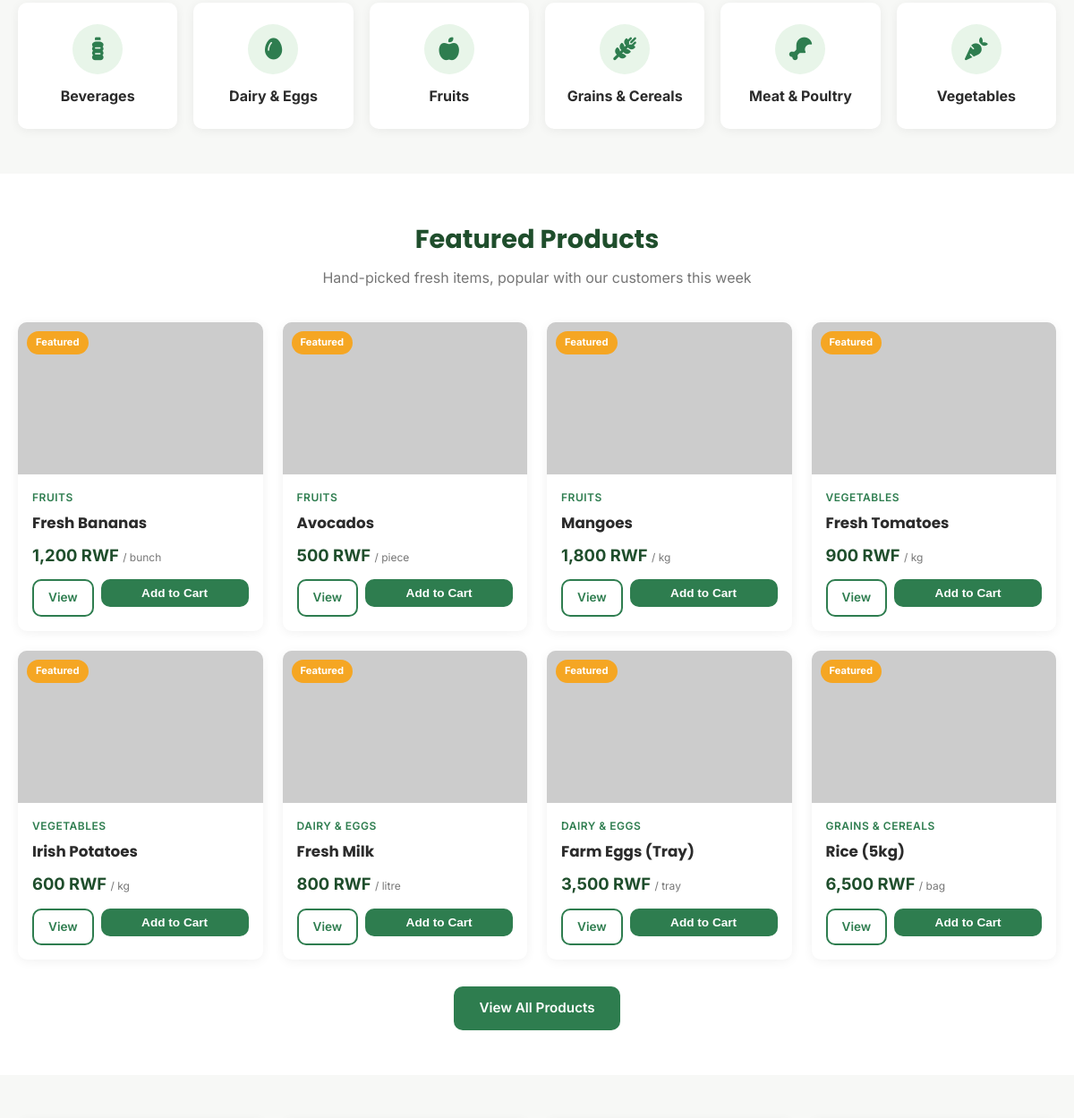
Before: / (middle part) with the older database file.
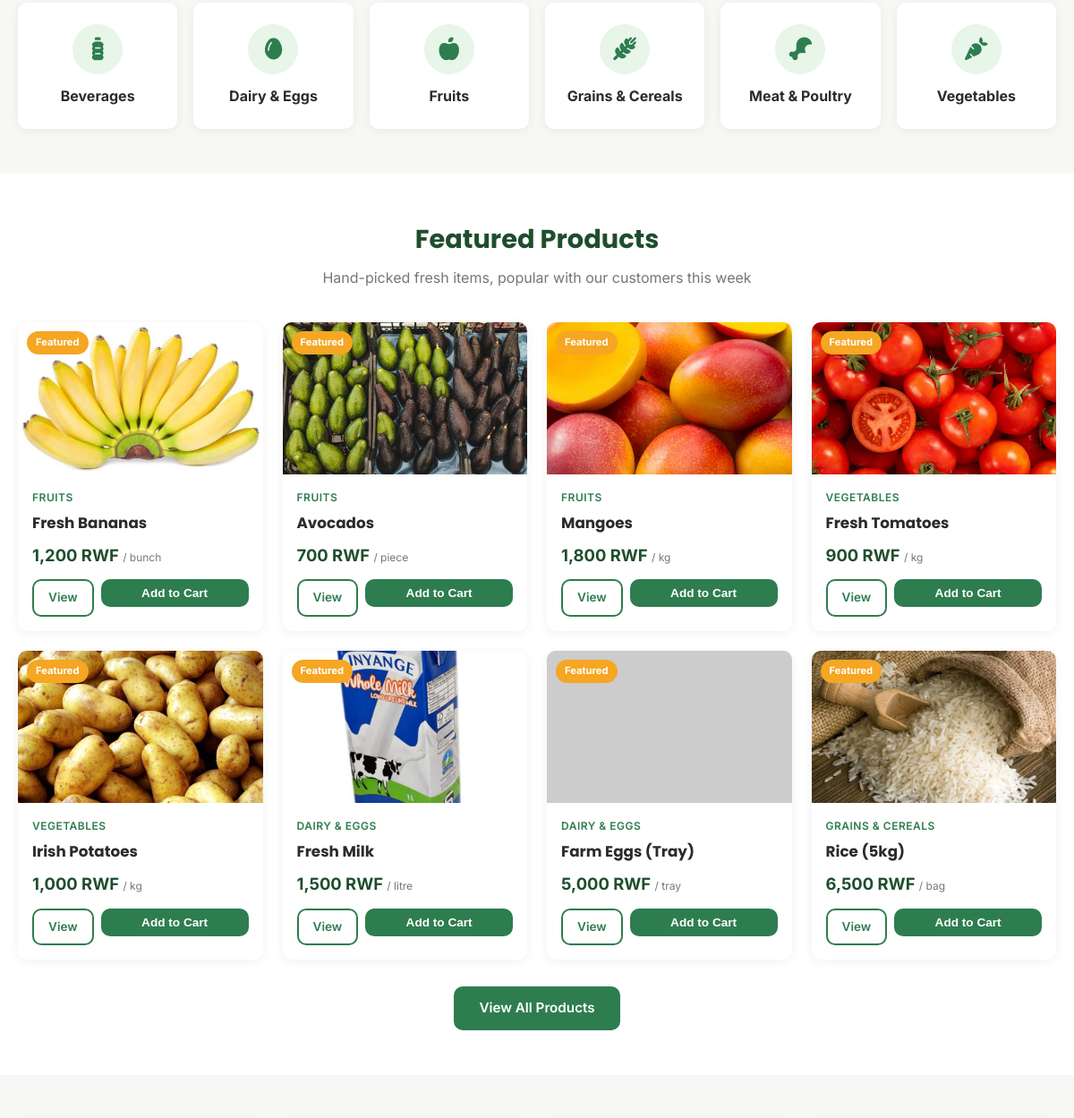
After: the same page with the newer database file.
### tables this page shows
CREATE TABLE `categories` (
  `category_id` int(11) NOT NULL,
  `name` varchar(100) NOT NULL,
  `slug` varchar(100) NOT NULL,
  `description` text DEFAULT NULL,
  `image` varchar(255) DEFAULT NULL,
  `created_at` timestamp NOT NULL DEFAULT current_timestamp()
);

CREATE TABLE `products` (
  `product_id` int(11) NOT NULL,
  `category_id` int(11) NOT NULL,
  `name` varchar(150) NOT NULL,
  `slug` varchar(150) NOT NULL,
  `description` text DEFAULT NULL,
  `price` decimal(10,2) NOT NULL,
  `unit` varchar(30) DEFAULT 'kg',
  `stock_quantity` int(11) NOT NULL DEFAULT 0,
  `image` varchar(255) DEFAULT NULL,
  `is_featured` tinyint(1) DEFAULT 0,
  `status` enum('active','inactive') DEFAULT 'active',
  `created_at` timestamp NOT NULL DEFAULT current_timestamp(),
  `updated_at` timestamp NOT NULL DEFAULT current_timestamp() ON UPDATE current_timestamp()
);

### includes/functions.php (called while the page is built, shortened)
<?php
function formatPrice($amount) {
    return number_format($amount, 0) . ' RWF';
}
function e($value) {
    return htmlspecialchars($value ?? '', ENT_QUOTES, 'UTF-8');
}

### index.php (the view, shortened to what this page needs)
<?php
$baseUrl = '';
require_once __DIR__ . '/includes/functions.php';
$stmt = $pdo->prepare("SELECT p.*, c.name AS category_name FROM products p
                        JOIN categories c ON p.category_id = c.category_id
                        WHERE p.is_featured = 1 AND p.status = 'active'
                        ORDER BY p.created_at DESC LIMIT 8");
$stmt->execute();
$featuredProducts = $stmt->fetchAll();
$categories = $pdo->query("SELECT * FROM categories ORDER BY name")->fetchAll();
$categoryIcons = [
    'fruits' => 'fa-apple-whole',
    'vegetables' => 'fa-carrot',
    'dairy-eggs' => 'fa-egg',
    'grains-cereals' => 'fa-wheat-awn',
    'beverages' => 'fa-bottle-water',
    'meat-poultry' => 'fa-drumstick-bite',
];
require_once __DIR__ . '/includes/header.php';
?>
<section class="section" id="categories">
    <div class="container">
        <div class="category-grid">
            <?php foreach ($categories as $cat): ?>
                <a href="products.php?category=<?= e($cat['slug']) ?>" class="category-card">
                    <div class="icon"><i class="fa-solid <?= $categoryIcons[$cat['slug']] ?? 'fa-store' ?>"></i></div>
                    <h3><?= e($cat['name']) ?></h3>
                </a>
            <?php endforeach; ?>
        </div>
    </div>
</section>
<section class="section" style="background:var(--white);">
    <div class="container">
        <h2 class="section-title">Featured Products</h2>
        <p class="section-subtitle">Hand-picked fresh items, popular with our customers this week</p>
        <div class="product-grid">
            <?php foreach ($featuredProducts as $product): ?>
                <div class="product-card">
                    <span class="badge-featured">Featured</span>
                    <img src="/assets/images/products/<?= e($product['image']) ?>" alt="<?= e($product['name']) ?>" class="product-img"
                         onerror="this.src='https://placehold.co/300x200/e8f5e9/2e7d4f?text=<?= urlencode($product['name']) ?>'">
                    <div class="product-info">
                        <span class="product-category"><?= e($product['category_name']) ?></span>
                        <h3 class="product-name"><?= e($product['name']) ?></h3>
                        <div class="product-price"><?= formatPrice($product['price']) ?> <small>/ <?= e($product['unit']) ?></small></div>
                        <div class="product-actions">
                            <a href="product-detail.php?slug=<?= e($product['slug']) ?>" class="btn btn-outline btn-sm">View</a>
                            <form action="cart.php" method="post">
                                <button type="submit" class="btn btn-primary btn-sm btn-block">Add to Cart</button>
                            </form>
                        </div>
                    </div>
                </div>
            <?php endforeach; ?>
        </div>
        <div style="text-align:center; margin-top:30px;">
            <a href="products.php" class="btn btn-primary">View All Products</a>
        </div>
    </div>
</section>
<section class="section">
</section>
<?php require_once __DIR__ . '/includes/footer.php'; ?>

### includes/header.php (shortened to what this page needs)
<?php
require_once __DIR__ . '/functions.php';
?>
<!DOCTYPE html>
<html lang="en">
<head>
    <link rel="stylesheet" href="https://cdnjs.cloudflare.com/ajax/libs/font-awesome/6.5.1/css/all.min.css">
    <link rel="stylesheet" href="<?= isset($baseUrl) ? $baseUrl : '' ?>assets/css/style.css">
</head>
<body>

### includes/footer.php (shortened to what this page needs)
</body>
</html>

### assets/css/style.css (style rules this page uses)
:root { --green-dark: #1f4e2c; --green: #2e7d4f; --green-light: #e8f5e9; --accent: #f5a623; --accent-dark: #d6890a; --gray-100: #f7f8f6; --gray-200: #ececec; --gray-500: #767676; --gray-800: #2b2b2b; --white: #ffffff; --radius: 10px; --shadow: 0 2px 12px rgba(0,0,0,0.06); --shadow-md: 0 6px 24px rgba(0,0,0,0.10); --font-heading: 'Poppins', 'Segoe UI', sans-serif; --font-body: 'Inter', 'Segoe UI', sans-serif; }
* { margin: 0; padding: 0; box-sizing: border-box; }
body { font-family: var(--font-body); color: var(--gray-800); background: var(--gray-100); line-height: 1.6; }
a { text-decoration: none; color: inherit; }
img { max-width: 100%; display: block; }
.container { max-width: 1200px; margin: 0 auto; padding: 0 20px; }
.btn { display: inline-block; padding: 12px 28px; border-radius: var(--radius); font-weight: 600; font-size: 0.95rem; cursor: pointer; border: none; transition: all 0.2s ease; text-align: center; }
.btn-primary { background: var(--green); color: var(--white); }
.btn-outline { background: transparent; border: 2px solid var(--green); color: var(--green); }
.btn-sm { padding: 8px 16px; font-size: 0.85rem; }
.btn-block { width: 100%; }
.section { padding: 50px 0; }
.section-title { font-family: var(--font-heading); font-size: 1.8rem; color: var(--green-dark); margin-bottom: 8px; text-align: center; }
.section-subtitle { text-align: center; color: var(--gray-500); margin-bottom: 36px; }
.category-grid { display: grid; grid-template-columns: repeat(auto-fit, minmax(150px, 1fr)); gap: 18px; }
.category-card { background: var(--white); border-radius: var(--radius); padding: 24px 14px; text-align: center; box-shadow: var(--shadow); transition: transform 0.2s; }
.category-card .icon { width: 56px; height: 56px; background: var(--green-light); border-radius: 50%; margin: 0 auto 12px; display: flex; align-items: center; justify-content: center; font-size: 1.6rem; color: var(--green); }
.category-card h3 { font-size: 1rem; color: var(--gray-800); }
.product-grid { display: grid; grid-template-columns: repeat(auto-fill, minmax(220px, 1fr)); gap: 22px; }
.product-card { background: var(--white); border-radius: var(--radius); overflow: hidden; box-shadow: var(--shadow); transition: transform 0.2s, box-shadow 0.2s; display: flex; flex-direction: column; }
.product-img { width: 100%; height: 170px; object-fit: cover; background: var(--gray-200); }
.product-info { padding: 16px; flex: 1; display: flex; flex-direction: column; }
.product-category { font-size: 0.75rem; text-transform: uppercase; color: var(--green); font-weight: 600; letter-spacing: 0.5px; }
.product-name { font-family: var(--font-heading); font-size: 1.05rem; margin: 6px 0 8px; color: var(--gray-800); }
.product-price { font-size: 1.15rem; font-weight: 700; color: var(--green-dark); margin-bottom: 12px; }
.product-price small { font-size: 0.75rem; color: var(--gray-500); font-weight: 400; }
.product-actions { margin-top: auto; display: flex; gap: 8px; }
.product-actions form { flex: 1; }
.badge-featured { position: absolute; top: 10px; left: 10px; background: var(--accent); color: var(--white); font-size: 0.7rem; font-weight: 700; padding: 4px 10px; border-radius: 20px; }
.product-card { position: relative; }

Changed rows visible on the page:
changed products "1,200 RWF": image: picture added in place of a placeholder
changed products "Avocados": image: picture added in place of a placeholder; price "500 RWF" → "700 RWF"
changed products "1,800 RWF": image: picture added in place of a placeholder
changed products "900 RWF": image: picture added in place of a placeholder
changed products "Irish Potatoes": image: picture added in place of a placeholder; price "600 RWF" → "1,000 RWF"
changed products "Fresh Milk": image: picture added in place of a placeholder; price "800 RWF" → "1,500 RWF"
changed products "Farm Eggs (Tray)": price "3,500 RWF" → "5,000 RWF"
changed products "6,500 RWF": image: picture added in place of a placeholder
